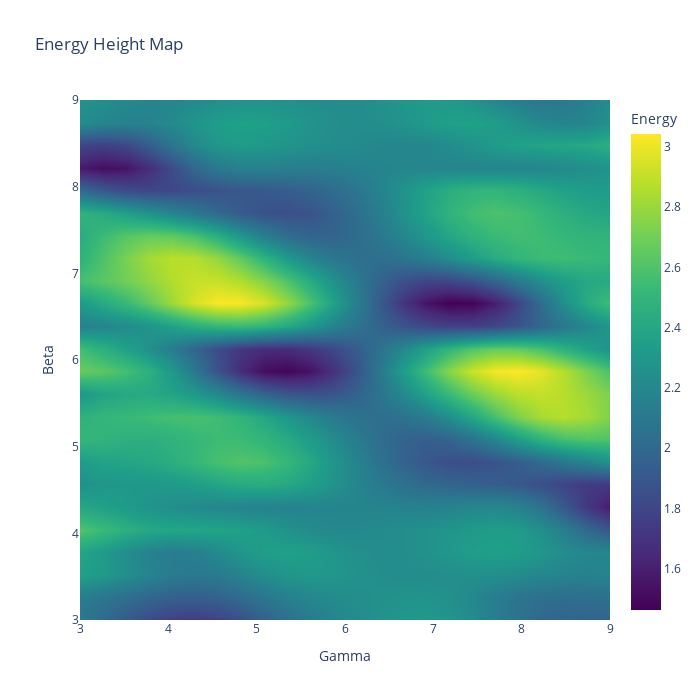

The notebook cell this image was saved under:
### Code cell
fig = go.Figure(data =
    go.Contour(x = gamma[0], y = beta[:,0], z=energy, colorscale='Viridis', contours_coloring='heatmap', line_width = 0
    ))
fig.update_traces(colorbar_title = 'Energy')

fig.update_layout(title='Energy Height Map', xaxis_title='Gamma', yaxis_title='Beta', autosize=False,
                  width=700, height=700,
                 )
fig.show()

### Figure 1 — Plotly figure (JSON) as saved in the notebook; plotly's stock layout.template omitted (floating-point values rounded to 4 significant figures; data arrays with more than 128 entries replaced by an {"elided": "..."} marker saying what was removed)
{"data": [{"colorbar": {"title": {"text": "Energy"}}, "colorscale": [[0, "#440154"], [0.1111, "#482878"], [0.2222, "#3e4989"], [0.3333, "#31688e"], [0.4444, "#26828e"], [0.5556, "#1f9e89"], [0.6667, "#35b779"], [0.7778, "#6ece58"], [0.8889, "#b5de2b"], [1, "#fde725"]], "contours": {"coloring": "heatmap"}, "line": {"width": 0}, "type": "contour", "x": [3, 3.261, 3.522, 3.783, 4.043, 4.304, 4.565, 4.826, 5.087, 5.348, 5.609, 5.87, 6.13, 6.391, 6.652, 6.913, 7.174, 7.435, 7.696, 7.957, 8.217, 8.478, 8.739, 9], "y": [3, 3.261, 3.522, 3.783, 4.043, 4.304, 4.565, 4.826, 5.087, 5.348, 5.609, 5.87, 6.13, 6.391, 6.652, 6.913, 7.174, 7.435, 7.696, 7.957, 8.217, 8.478, 8.739, 9], "z": {"elided": "24x24 float values"}}], "layout": {"autosize": false, "height": 700, "title": {"text": "Energy Height Map"}, "width": 700, "xaxis": {"title": {"text": "Gamma"}}, "yaxis": {"title": {"text": "Beta"}}}}
